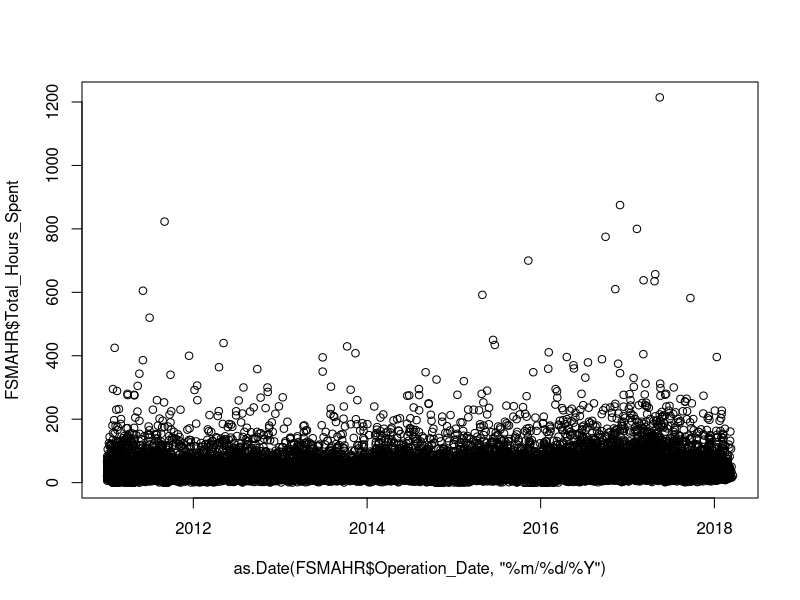
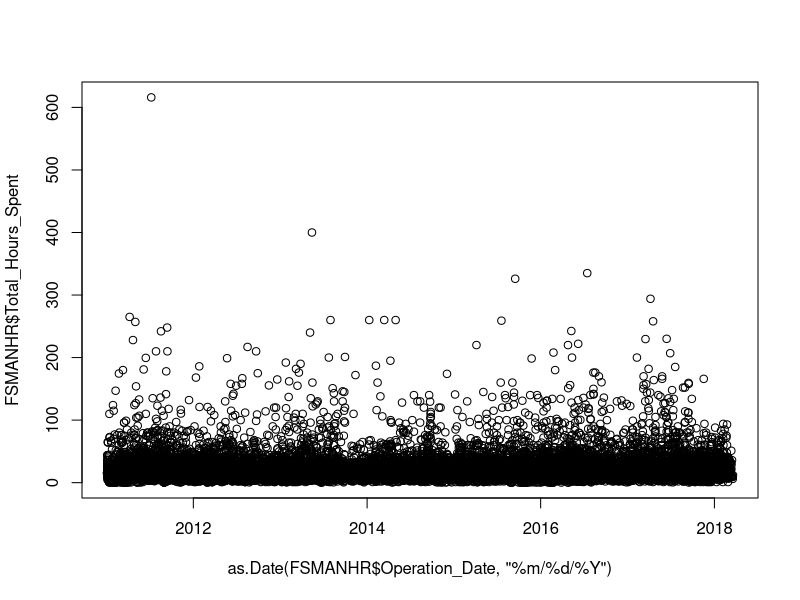
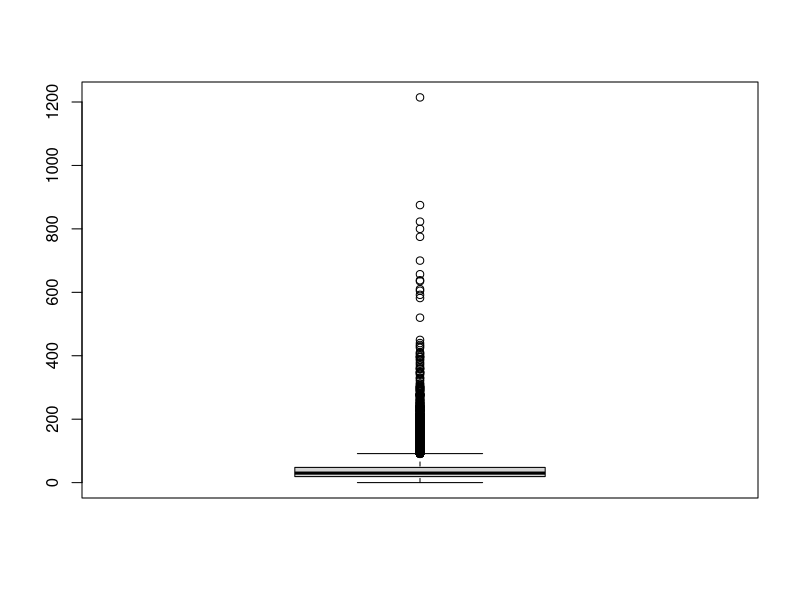
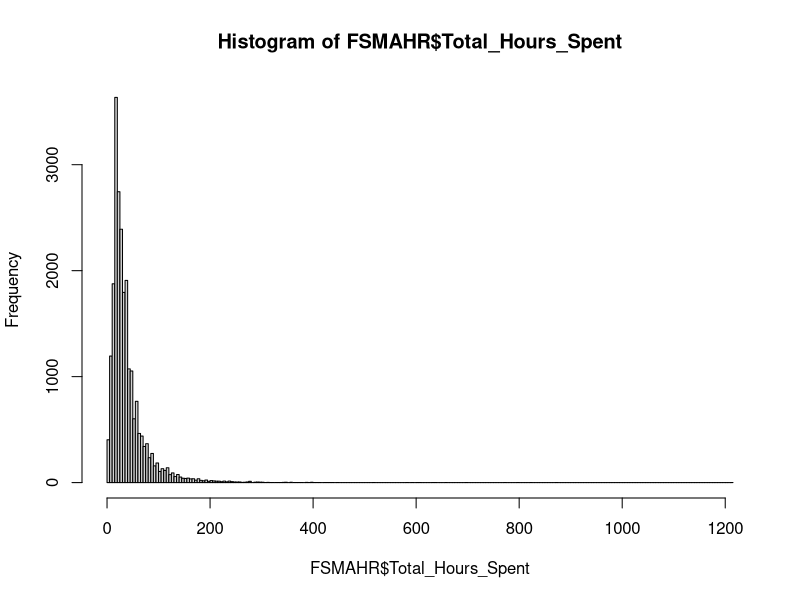
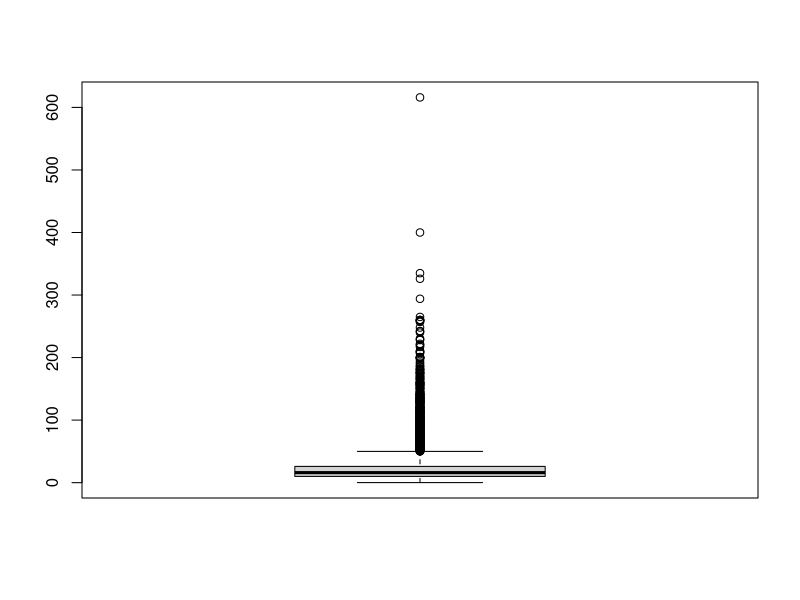
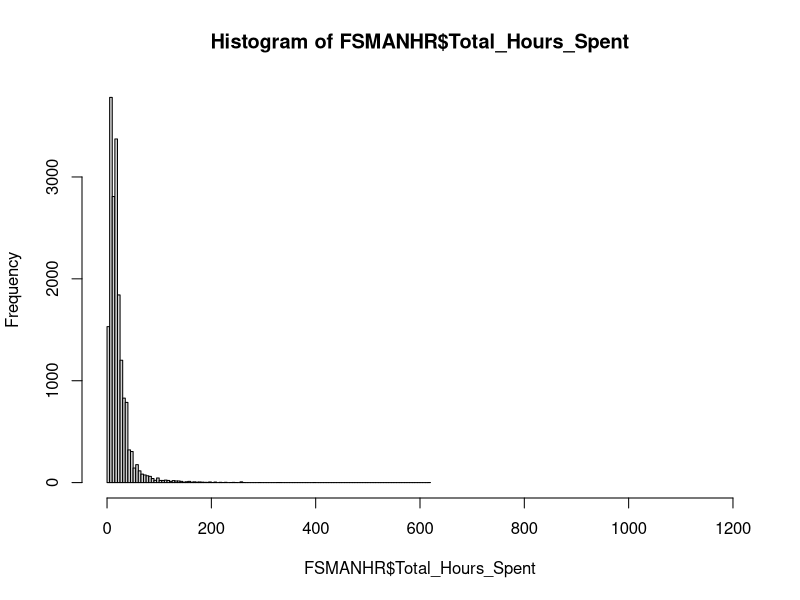
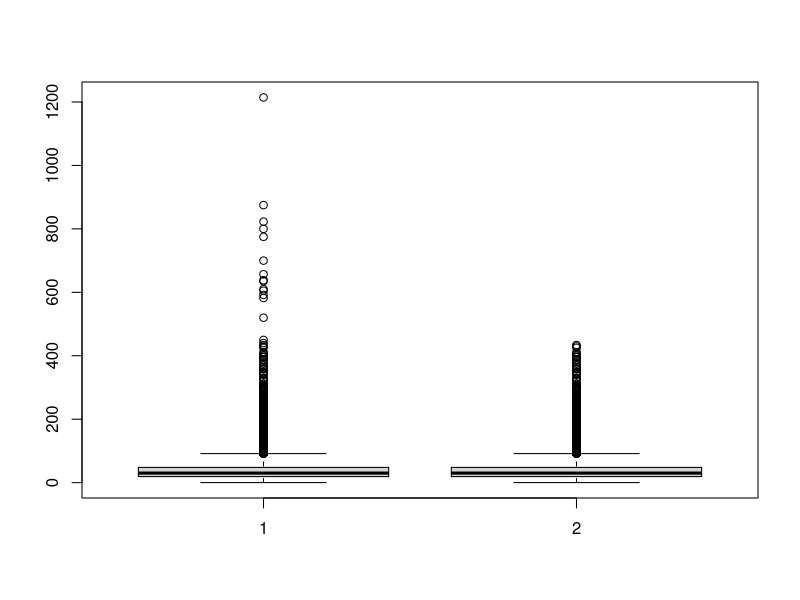
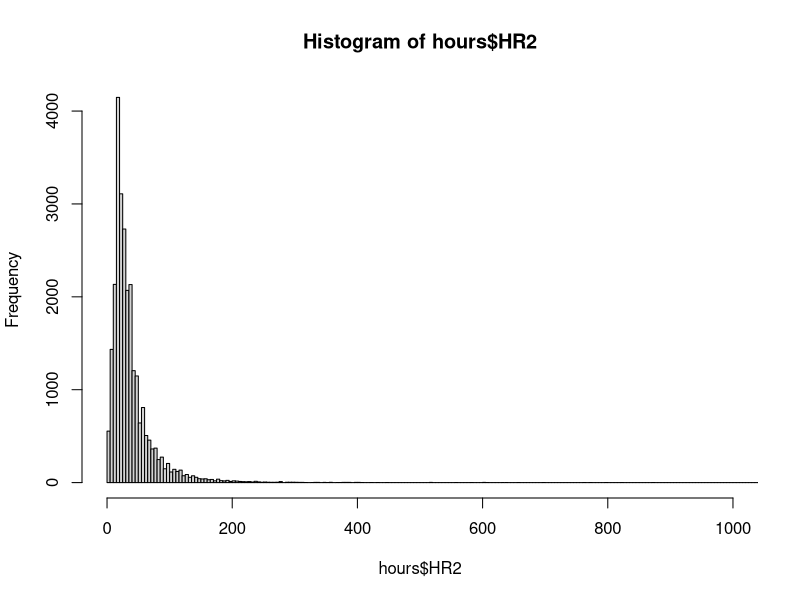

The R script that drew these images, in order:
FSMAHR <- read.table("FSMAHR.txt", sep = "\t", header = TRUE) #read data
FSMAHR <- FSMAHR[!duplicated(FSMAHR$Work_Accomplishment_ID),] #remove acc ID duplicates
FSMAHR <- subset(FSMAHR, as.Date(FSMAHR$Operation_Date,"%m/%d/%Y") > as.Date("01/01/2011", "%m/%d/%Y")) #subset by date


FSMANHR<- read.table("FSMANHR.txt", sep = "\t", header = TRUE) #read data
FSMANHR <- FSMANHR[!duplicated(FSMANHR$Work_Accomplishment_ID),] #remove acc ID duplicates
FSMANHR <- subset(FSMANHR, as.Date(FSMANHR$Operation_Date, "%m/%d/%Y") > as.Date("01/01/2011", "%m/%d/%Y")) #subset by date


#plot date vs hours
plot(as.Date(FSMAHR$Operation_Date, "%m/%d/%Y"), FSMAHR$Total_Hours_Spent) 
plot(as.Date(FSMANHR$Operation_Date, "%m/%d/%Y"), FSMANHR$Total_Hours_Spent)


#analyze High Risk
mean(FSMAHR$Total_Hours_Spent)
median(FSMAHR$Total_Hours_Spent)
sd(FSMAHR$Total_Hours_Spent)
max(FSMAHR$Total_Hours_Spent)
min(FSMAHR$Total_Hours_Spent)
boxplot(FSMAHR$Total_Hours_Spent)
hist(FSMAHR$Total_Hours_Spent, breaks=200)

#analyze non-High Risk
mean(FSMANHR$Total_Hours_Spent)
median(FSMANHR$Total_Hours_Spent)
sd(FSMANHR$Total_Hours_Spent)
max(FSMANHR$Total_Hours_Spent)
min(FSMANHR$Total_Hours_Spent)
boxplot(FSMANHR$Total_Hours_Spent)
hist(FSMANHR$Total_Hours_Spent, xlim=c(0,1200), breaks=200)

#outlier removal


remove_outliers <- function(x, na.rm = TRUE, ...) {
  qnt <- quantile(x, probs=c(.001, .999), na.rm = na.rm, ...) #what portion of outliers to remove?
  H <- 1.5 * IQR(x, na.rm = na.rm) #inter quantile range
  y <- x
  y[x < (qnt[1] - H)] <- NA
  y[x > (qnt[2] + H)] <- NA
  y
}

#make sure to name the correct dataset
data<-as.numeric(remove_outliers(FSMAHR$Total_Hours_Spent)) #data with removed outliers
boxplot(FSMAHR$Total_Hours_Spent, data)
mean(FSMAHR$Total_Hours_Spent) #with outliers
mean(data, na.rm=TRUE) #without outliers
median(FSMAHR$Total_Hours_Spent) #with outliers 
median(data, na.rm=TRUE) #without outliers





hours <- read.table("HR_NHR.txt", sep = "\t", header = TRUE)
hist(hours$HR2, xlim=c(0,1000), breaks = 200)
hist(hours$HR3, xlim=c(0,1000))
hist(hours$NHR2, breaks=200)
hist(hours$NHR3, xlim=c(0,600))

boxplot(hours$HR2, hours$HR3 )
boxplot(hours$NHR2, hours$NHR3 )

mean(hours$HR2, na.rm=TRUE)
sd(hours$HR2, na.rm=TRUE)
median(hours$HR2, na.rm=TRUE)

mean(hours$HR3, na.rm=TRUE)
sd(hours$HR3, na.rm=TRUE)
median(hours$HR3, na.rm=TRUE)

mean(hours$NHR2, na.rm=TRUE)
sd(hours$NHR2, na.rm=TRUE)
median(hours$NHR2, na.rm=TRUE)

mean(hours$NHR3, na.rm=TRUE)
sd(hours$NHR3, na.rm=TRUE)
median(hours$NHR3, na.rm=TRUE)
